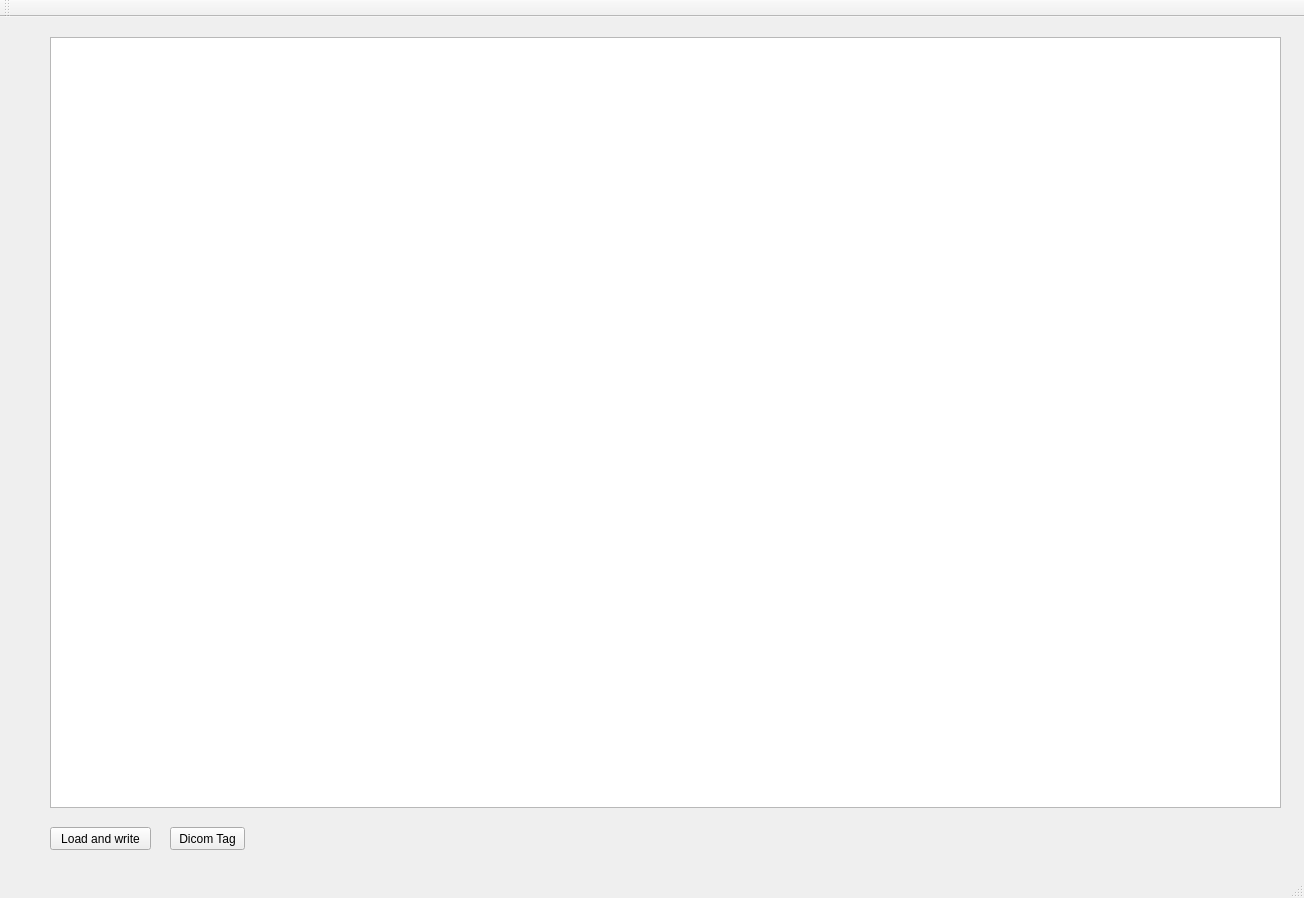
<?xml version="1.0" encoding="UTF-8"?>
<ui version="4.0">
 <class>MainWindow</class>
 <widget class="QMainWindow" name="MainWindow">
  <property name="geometry">
   <rect>
    <x>0</x>
    <y>0</y>
    <width>1304</width>
    <height>898</height>
   </rect>
  </property>
  <property name="windowTitle">
   <string>MainWindow</string>
  </property>
  <widget class="QWidget" name="centralWidget">
   <widget class="QGraphicsView" name="graphicsView">
    <property name="geometry">
     <rect>
      <x>50</x>
      <y>20</y>
      <width>1231</width>
      <height>771</height>
     </rect>
    </property>
   </widget>
   <widget class="QPushButton" name="PB_load">
    <property name="geometry">
     <rect>
      <x>50</x>
      <y>810</y>
      <width>101</width>
      <height>23</height>
     </rect>
    </property>
    <property name="text">
     <string>Load and write</string>
    </property>
   </widget>
   <widget class="QPushButton" name="pushButton">
    <property name="geometry">
     <rect>
      <x>170</x>
      <y>810</y>
      <width>75</width>
      <height>23</height>
     </rect>
    </property>
    <property name="text">
     <string>Dicom Tag</string>
    </property>
   </widget>
  </widget>
  <widget class="QMenuBar" name="menuBar">
   <property name="geometry">
    <rect>
     <x>0</x>
     <y>0</y>
     <width>1304</width>
     <height>21</height>
    </rect>
   </property>
  </widget>
  <widget class="QToolBar" name="mainToolBar">
   <attribute name="toolBarArea">
    <enum>TopToolBarArea</enum>
   </attribute>
   <attribute name="toolBarBreak">
    <bool>false</bool>
   </attribute>
  </widget>
  <widget class="QStatusBar" name="statusBar"/>
 </widget>
 <layoutdefault spacing="6" margin="11"/>
 <resources/>
 <connections/>
</ui>
